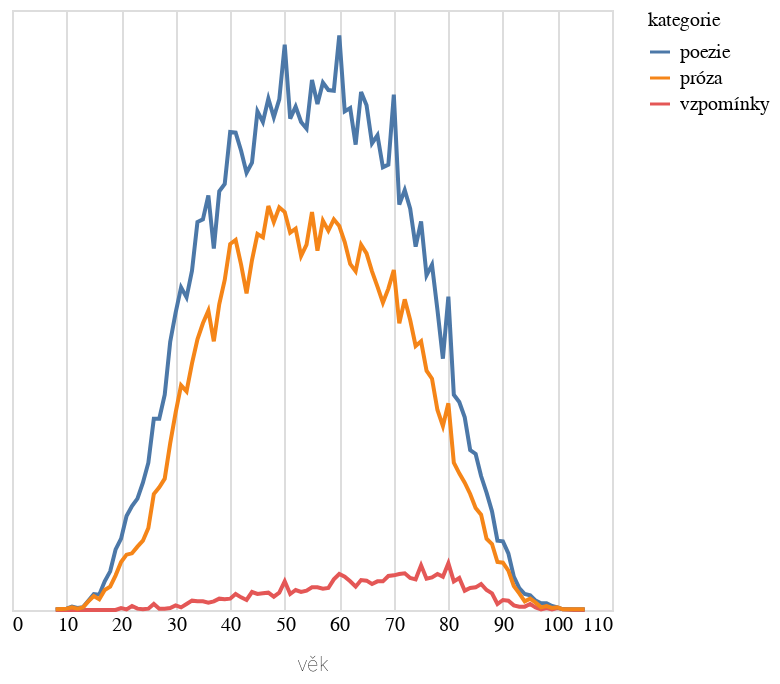

Here is the notebook cell this chart was saved with:
### Code cell
do_grafu2 = do_grafu.filter(pl.col("rok") > 1950).group_by(["vek","kategorie"]).len().rename({"len":"počet","vek":"věk"})

alt.Chart(do_grafu2.to_pandas()).mark_line().encode(
    alt.X('věk:Q').axis(domain=False, tickSize=0),
    alt.Y('počet:Q').stack('zero').axis(None),
    alt.Color('kategorie:N')
)

### Figure 1 — Vega-Lite specification as saved in the notebook (floating-point values rounded to 4 significant figures; data arrays with more than 128 entries replaced by an {"elided": "..."} marker saying what was removed)
{"config": {"title": {"font": "Noticia Text", "fontSize": 14, "anchor": "start", "fontWeight": "bolder", "subtitleFont": "Noticia Text", "subtitleLineHeight": 18, "subtitleFontSize": 12, "subtitleFontWeight": "normal", "subtitlePadding": 10, "dy": -12}, "axis": {"labelFont": "Asap", "titleFont": "Asap", "fontWeight": "lighter", "titleFontWeight": "lighter", "labelFontSize": 10, "titleFontSize": 10, "labelPadding": 2, "titlePadding": 10}, "legend": {"labelFont": "Asap", "labelFontWeight": "normal", "titleFont": "Asap", "titleFontWeight": "normal", "labelFontSize": 10, "titleFontSize": 10}}, "data": {"name": "data-d591e37ef59c7ba81dfb556dbdb61914"}, "mark": {"type": "line"}, "encoding": {"color": {"field": "kategorie", "type": "nominal"}, "x": {"axis": {"domain": false, "tickSize": 0}, "field": "věk", "type": "quantitative"}, "y": {"axis": null, "field": "počet", "stack": "zero", "type": "quantitative"}}, "$schema": "https://vega.github.io/schema/vega-lite/v5.8.0.json", "datasets": {"data-d591e37ef59c7ba81dfb556dbdb61914": {"elided": "264 records"}}}
